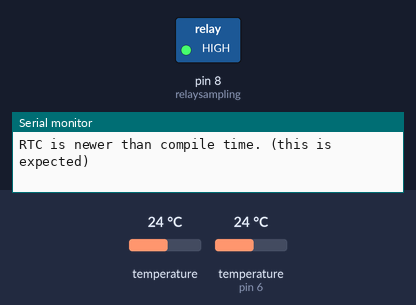
A sketch run on a simulated Arduino Uno, built with avr-gcc and run on an emulated ATmega328P. On the bench: switched loads named in the sketch (green lamp = pin HIGH), the last lines printed to the serial monitor. The inputs (shaded band) are chosen by the test bench; at power-on: temperature 24 °C, temperature (sensor on pin 6) 24 °C. The local clock reads 2024-03-15 10:24:30 at power-on unless the sketch sets it; EEPROM starts erased.

Above: at 0.1 s.
At 120.7 s:
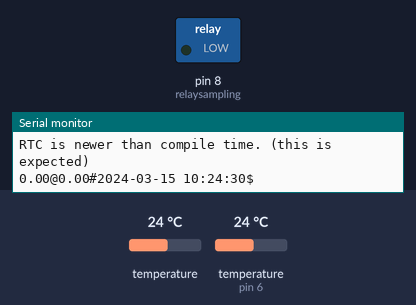
Timing chart, 0 to 127.2 s (numbered marks = the images above):
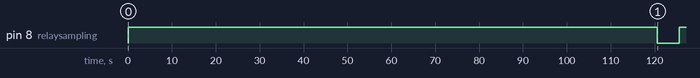

Measured:
- by itself, pin 8 (relaysampling): HIGH → LOW at 121 s, → HIGH 5.0 s later

The sketch:

arduinouno.ino
```cpp
// RTC
#include <Wire.h>
#include <RtcDS3231.h>
RtcDS3231<TwoWire> Rtc(Wire);
char datetime[20];
int thn, bln, tgl, jam, mnt, dtk;                               // variable untuk kirim data

// DS
#include <OneWire.h>
#include <DallasTemperature.h>      // Library DS18B20
#define DS 6                        // pin data
OneWire oneWire(DS);
DallasTemperature sensors(&oneWire);
float temperatureds;                // variabel pembacaan suhu air

//PH
#include "DFRobot_PH.h"             // library sensor pH
#include "EEPROM.h"
#define PH_PIN A0                   // pin data terhubung ke pin A0
float voltageph, phValue;             // variable voltage dan nilai pH
DFRobot_PH ph;
float totalph, averageph;
#define KVALUEADDR 0x0F             // alamat memory
String kirim, kondisi;
bool pesan_terkirim = false;

int h;
#define relaysampling 8

//Timer
unsigned long lastTime = 0;
unsigned long minutes = 0;

// RTC
#define countof(a) (sizeof(a) / sizeof(a[0]))
void printDateTime(const RtcDateTime& dt) {

  snprintf(datetime, sizeof(datetime), "%04u-%02u-%02u %02u:%02u:%02u",
           dt.Year(),
           dt.Month(),
           dt.Day(),
           dt.Hour(),
           dt.Minute(),
           dt.Second());
}

void waktuku() {
   if (!Rtc.IsDateTimeValid()) {
    if (Rtc.LastError() != 0) {
      // we have a communications error
      // see https://www.arduino.cc/en/Reference/WireEndTransmission for
      // what the number means
      Serial.print("RTC communications error = ");
      Serial.println(Rtc.LastError());
    } else {
      // Common Causes:
      //    1) the battery on the device is low or even missing and the power line was disconnected
      Serial.println("RTC lost confidence in the DateTime!");
    }
  }

  RtcDateTime now = Rtc.GetDateTime();
  printDateTime(now);
  //  Serial.println(datetime);

  RtcTemperature temp = Rtc.GetTemperature();
  // temp.Print(Serial);
  // you may also get the temperature as a float and print it
  // Serial.print(temp.AsFloatDegC());
  // Serial.println("C");
  //  delay(1000); // ten seconds
}

void setup() {
  // put your setup code here, to run once:
  Serial.begin(115200);                         // Serial.begin
  pinMode(relaysampling, OUTPUT);
  digitalWrite(relaysampling, HIGH);
  Wire.begin();                                 // komunikasi wire
  // Wire.setClock(10000);                         // wire diatur pada clock 10.000
  sensors.begin();                              // DS18B20
  ph.begin();                                   // pH
  for (byte i = 0; i < 8; i++) {
    EEPROM.write(KVALUEADDR + i, 0xFF);
  }

  // RTC
  Rtc.Begin();
  #if defined(WIRE_HAS_TIMEOUT)
    Wire.setWireTimeout(3000 /* us /, true / reset_on_timeout */);
  #endif

  RtcDateTime compiled = RtcDateTime(__DATE__, __TIME__);
  printDateTime(compiled);

  if (!Rtc.IsDateTimeValid()) {
      Serial.println("RTC lost confidence in the DateTime!");
      Rtc.SetDateTime(compiled);
  }

  if (!Rtc.GetIsRunning()) {

      Serial.println("RTC was not actively running, starting now");
      Rtc.SetIsRunning(true);

  }

  RtcDateTime now = Rtc.GetDateTime();
    if (now < compiled) {
      Serial.println("RTC is older than compile time!  (Updating DateTime)");
      Rtc.SetDateTime(compiled);
    } else if (now > compiled) {
      Serial.println("RTC is newer than compile time. (this is expected)");
    } else if (now == compiled) {
      Serial.println("RTC is the same as compile time! (not expected but all is fine)");
    }


  Rtc.Enable32kHzPin(false);
  Rtc.SetSquareWavePin(DS3231SquareWavePin_ModeNone);
  delay(250);
  waktuku();
  kirim_data();
}

void loop() {
  waktuku();
  DSTEMP();
  pesan_terkirim = false;

  if (millis() - lastTime > 60000) {
    minutes++;
    lastTime = millis();
  }

  if (minutes == 2) {  //sampling 3 mnt sekali
    digitalWrite(relaysampling, LOW);
    delay(5000);
    digitalWrite(relaysampling, HIGH);
    // Sampling pertama: pH, suhu Air, dan suhu ruangan
    static unsigned long timepoint = millis();
    if(millis()-timepoint>1000U){                  //time interval: 1s
        timepoint = millis();
        //temperature = readTemperature();         // read your temperature sensor to execute temperature compensation
        voltageph = analogRead(PH_PIN)/1024.0*5000;  // read the voltage
        phValue = ph.readPH(voltageph,temperatureds);  // convert voltage to pH with temperature compensation
        waktuku();
        DSTEMP();
    }
    // h = 0;
    // totalph = 0;
    digitalWrite(relaysampling, HIGH);
    minutes = 0;     // Reset nilai menit ke 0
    pesan_terkirim = true;
  }
  else{
    digitalWrite(relaysampling, HIGH);
  }
  if(pesan_terkirim == true){
    kirim_data();    // Kirim data ke esp8266
    pesan_terkirim = false;
  }
}

// Sensor
// DS18B20
void DSTEMP() {
  sensors.requestTemperatures();               // Perintah untuk mendapatkan suhu
  temperatureds = sensors.getTempCByIndex(0);  // gunakan function ByIndex sebagai index pembacaan sensor
}

void kirim_data() {
  kirim = "";
  kirim += phValue;        kirim += "@";
  kirim += temperatureds;    kirim += "#";
  kirim += datetime;         kirim += "$";
  Serial.print(kirim);
}
```
